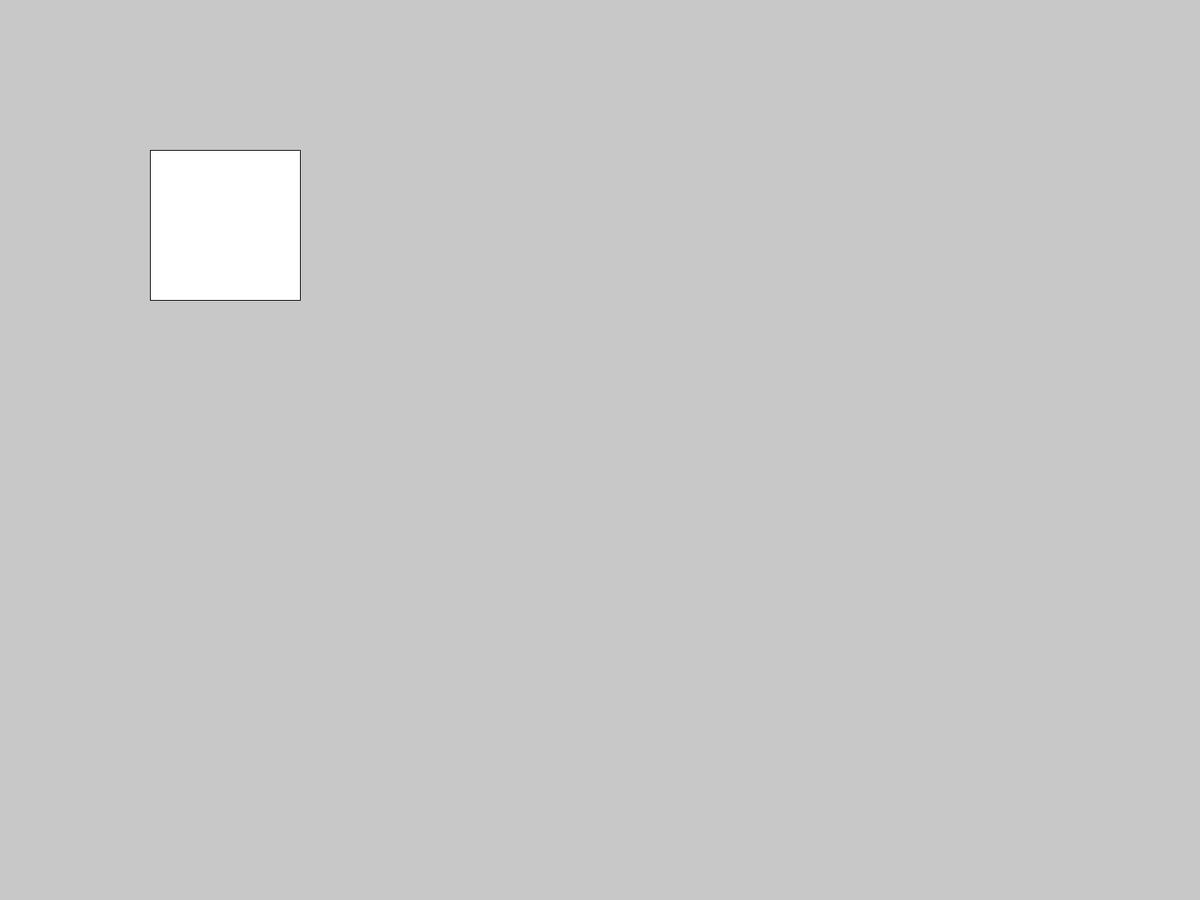
Frame 1 (no input)
Frame 60 (the mouse pressed at the canvas centre just before this capture): identical to frame 1, image omitted
Frame 120 (the mouse held since frame 60 and released just before this capture): identical to frame 1, image omitted

The Processing sketch that drew this single still picture (run headless with seeded random() and noise(); from frame 60 on, the mouse is pressed at the canvas centre):

// Processing sketch: Enfermedad_03
// ── Enfermedad_03.pde
LineaQuebrada lQ;


//PShape figurita;


void setup ()
{
 // size (600, 600);
    ///---------------------
  fullScreen();
  orientation(PORTRAIT);
  ///---------------------
  lQ= new LineaQuebrada(200, 200);
}

void draw ()
{
  background(200);
  pushMatrix();
  translate(200, 200);
  lQ.dibuja();

  popMatrix();
}


void mouseMoved()
{
  lQ.mouseMoved();
}

// ── LineaQuebrada.pde
class LineaQuebrada
{
  float ancho, alto;
  FloatList pX, pY;
  ArrayList <PVector> puntos;
  float tam, largo, cant;
  //ArrayList <Float>disty;
  FloatList disty= new FloatList ();
  FloatList distAcciona= new FloatList ();

  float userX=0, userY=0;
  float umbral;


  LineaQuebrada()
  {
    puntos= new ArrayList <PVector>();
    disty= new FloatList();
    pX= new FloatList ();
    pY= new FloatList ();
    largo= 400;
    cant=10;
    tam=largo/cant;
    umbral=largo/2;


    creaPuntos(0, 0);
    creaPuntos(width/2, 0);
    creaPuntos(width, 0);

    creaPuntos(width, height/2);
    creaPuntos(width, height);

    creaPuntos(width/2, height);
    creaPuntos(0, height);

    creaPuntos(0, height/2);
  }

  LineaQuebrada(float ancho_, float alto_)
  {
    ancho=ancho_;
    alto=alto_;
    puntos= new ArrayList <PVector>();
    disty= new FloatList();
    pX= new FloatList ();
    pY= new FloatList ();
    cant=10;
    tam=ancho_/cant;
    umbral=ancho_/4;//tamaño mínimo que alcanzará


    creaPuntos(0, 0);
    creaPuntos(ancho/2, 0);
    creaPuntos(ancho, 0);

    creaPuntos(ancho, alto/2);
    creaPuntos(ancho, alto);

    creaPuntos(ancho/2, alto);
    creaPuntos(0, alto);

    creaPuntos(0, alto/2);
  }

  void dibuja()
  {

    // translate(100, 100);
    evaluaDistancia();

    //  comportamiento();
    //  pushMatrix();
    //    translate(width/2, height/2);
    comportamientoDos();

    dibujaPuntos();
    //popMatrix();

    //    println(puntos.size()+"___"+disty.size());
  }

  void creaPuntos(float puntoA_, float puntoB_)
  {
    PVector vect = new PVector(puntoA_, puntoB_);
    puntos.add(vect);
    disty.append(0);
    distAcciona.append(0);
    pX.append(puntoA_);
    pY.append(puntoB_);
  }

  void dibujaPuntos()
  {

    beginShape();

    for (int i=0; i< puntos.size(); i++)
    {
      vertex(puntos.get(i).x, puntos.get(i).y);
    }
    endShape(CLOSE);
  }

  void evaluaDistancia()
  {
    userX=mouseX;
    userY=mouseY;
    for (int i=0; i< puntos.size(); i++) {
      //disty= dist(mouseX, mouseY, puntos.get(i).x,puntos.get(i).y);

      disty.set(i, dist(userX, userY, pX.get(i), pY.get(i)));
    }

    println(disty.get(0));
  }

  /*  void comportamiento()
   {
   
   for (int i=0; i< puntos.size(); i++) 
   {
   float pX_=puntos.get(i).x+mouseX;
   float pY_= puntos.get(i).y+mouseY;
   
   if ( i%2==0 )
   {
   puntos.get(i).set(new PVector(pX, pY ));
   }
   }
   }
   */

  void comportamientoDos()
  {


    for (int i=0; i< puntos.size(); i++) 
    {
      distAcciona.set(i, dist(pX.get(i), pY.get(i), ancho/2, alto/2));
      if ( i%2==0 && distAcciona.get(i)>umbral && distAcciona.get(i) <ancho )
      {
        puntos.get(i).set(new PVector(pX.get(i), pY.get(i) ));
      }

      if ( i%2!=0 && distAcciona.get(i)>umbral/2 && distAcciona.get(i) <ancho  )
      {

        puntos.get(i).set(new PVector(pX.get(i), pY.get(i) ));
      }
    }


    //   println(distAcciona);
  }


  void mouseMoved()
  {
    for (int i=0; i< puntos.size(); i++) 
    {
      if ( distAcciona.get(i)>umbral)
      {
        pX.set(0, pX.get(0)+random(.1, .4));
        pY.set(0, pY.get(0)+random(.0, .3));

        pX.set(2, pX.get(2)-random(.0, .2));
        pY.set(2, pY.get(2)+random(.1, .4));

        pX.set(4, pX.get(4)-random(.0, .3));
        pY.set(4, pY.get(4)-random(.1, .2));

        pX.set(6, pX.get(6)+random(.0, .4));
        pY.set(6, pY.get(6)-random(.1, .3));

        //__    

        pX.set(1, pX.get(1)+random(.1, .4));
        pY.set(1, pY.get(1)+random(.0, .3));

        pX.set(3, pX.get(3)-random(.0, .2));
        pY.set(3, pY.get(3)+random(.1, .4));

        pX.set(5, pX.get(5)-random(.0, .3));
        pY.set(5, pY.get(5)-random(.1, .2));

        pX.set(7, pX.get(7)+random(.0, .4));
        pY.set(7, pY.get(7)-random(.1, .3));
      }
    }
  }
}
